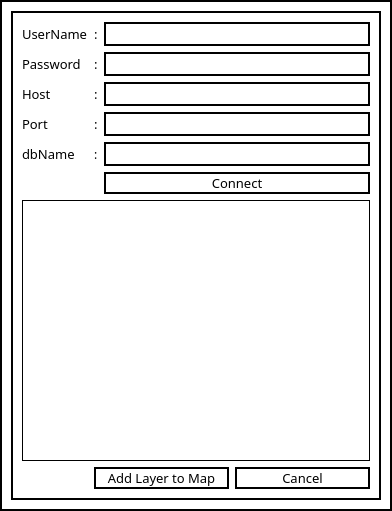
<?xml version="1.0" encoding="UTF-8"?>
<ui version="4.0">
 <class>GeoPostGisLinker</class>
 <widget class="QWidget" name="GeoPostGisLinker">
  <property name="geometry">
   <rect>
    <x>0</x>
    <y>0</y>
    <width>392</width>
    <height>511</height>
   </rect>
  </property>
  <property name="windowTitle">
   <string>Form</string>
  </property>
  <property name="styleSheet">
   <string notr="true">background-color: rgb(255, 255, 255);
border:2px solid black;</string>
  </property>
  <layout class="QGridLayout" name="gridLayout">
   <item row="0" column="0">
    <widget class="QGroupBox" name="groupBox">
     <property name="styleSheet">
      <string notr="true">font: 10pt &quot;Arial Rounded MT Bold&quot;;
</string>
     </property>
     <property name="title">
      <string/>
     </property>
     <layout class="QGridLayout" name="gridLayout_3">
      <item row="0" column="0">
       <widget class="QLabel" name="label">
        <property name="font">
         <font>
          <family>Arial Rounded MT Bold</family>
          <pointsize>10</pointsize>
          <weight>50</weight>
          <italic>false</italic>
          <bold>false</bold>
         </font>
        </property>
        <property name="styleSheet">
         <string notr="true">border:null;</string>
        </property>
        <property name="text">
         <string>UserName</string>
        </property>
       </widget>
      </item>
      <item row="0" column="1">
       <widget class="QLabel" name="label_3">
        <property name="font">
         <font>
          <family>Arial Rounded MT Bold</family>
          <pointsize>10</pointsize>
          <weight>50</weight>
          <italic>false</italic>
          <bold>false</bold>
         </font>
        </property>
        <property name="styleSheet">
         <string notr="true">border:null;</string>
        </property>
        <property name="text">
         <string>:</string>
        </property>
       </widget>
      </item>
      <item row="0" column="2">
       <widget class="QLineEdit" name="UserName_lineEdit">
        <property name="font">
         <font>
          <family>Arial Rounded MT Bold</family>
          <pointsize>10</pointsize>
          <weight>50</weight>
          <italic>false</italic>
          <bold>false</bold>
         </font>
        </property>
       </widget>
      </item>
      <item row="1" column="0">
       <widget class="QLabel" name="label_2">
        <property name="font">
         <font>
          <family>Arial Rounded MT Bold</family>
          <pointsize>10</pointsize>
          <weight>50</weight>
          <italic>false</italic>
          <bold>false</bold>
         </font>
        </property>
        <property name="styleSheet">
         <string notr="true">border:null;</string>
        </property>
        <property name="text">
         <string>Password</string>
        </property>
       </widget>
      </item>
      <item row="1" column="1">
       <widget class="QLabel" name="label_4">
        <property name="font">
         <font>
          <family>Arial Rounded MT Bold</family>
          <pointsize>10</pointsize>
          <weight>50</weight>
          <italic>false</italic>
          <bold>false</bold>
         </font>
        </property>
        <property name="styleSheet">
         <string notr="true">border:null;</string>
        </property>
        <property name="text">
         <string>:</string>
        </property>
       </widget>
      </item>
      <item row="1" column="2">
       <widget class="QLineEdit" name="Password_lineEdit">
        <property name="font">
         <font>
          <family>Arial Rounded MT Bold</family>
          <pointsize>10</pointsize>
          <weight>50</weight>
          <italic>false</italic>
          <bold>false</bold>
         </font>
        </property>
       </widget>
      </item>
      <item row="2" column="0">
       <widget class="QLabel" name="label_5">
        <property name="font">
         <font>
          <family>Arial Rounded MT Bold</family>
          <pointsize>10</pointsize>
          <weight>50</weight>
          <italic>false</italic>
          <bold>false</bold>
         </font>
        </property>
        <property name="styleSheet">
         <string notr="true">border:null;</string>
        </property>
        <property name="text">
         <string>Host</string>
        </property>
       </widget>
      </item>
      <item row="2" column="1">
       <widget class="QLabel" name="label_6">
        <property name="font">
         <font>
          <family>Arial Rounded MT Bold</family>
          <pointsize>10</pointsize>
          <weight>50</weight>
          <italic>false</italic>
          <bold>false</bold>
         </font>
        </property>
        <property name="styleSheet">
         <string notr="true">border:null;</string>
        </property>
        <property name="text">
         <string>:</string>
        </property>
       </widget>
      </item>
      <item row="2" column="2">
       <widget class="QLineEdit" name="Host_lineEdit">
        <property name="font">
         <font>
          <family>Arial Rounded MT Bold</family>
          <pointsize>10</pointsize>
          <weight>50</weight>
          <italic>false</italic>
          <bold>false</bold>
         </font>
        </property>
       </widget>
      </item>
      <item row="3" column="0">
       <widget class="QLabel" name="label_7">
        <property name="font">
         <font>
          <family>Arial Rounded MT Bold</family>
          <pointsize>10</pointsize>
          <weight>50</weight>
          <italic>false</italic>
          <bold>false</bold>
         </font>
        </property>
        <property name="styleSheet">
         <string notr="true">border:null;</string>
        </property>
        <property name="text">
         <string>Port</string>
        </property>
       </widget>
      </item>
      <item row="3" column="1">
       <widget class="QLabel" name="label_8">
        <property name="font">
         <font>
          <family>Arial Rounded MT Bold</family>
          <pointsize>10</pointsize>
          <weight>50</weight>
          <italic>false</italic>
          <bold>false</bold>
         </font>
        </property>
        <property name="styleSheet">
         <string notr="true">border:null;</string>
        </property>
        <property name="text">
         <string>:</string>
        </property>
       </widget>
      </item>
      <item row="3" column="2">
       <widget class="QLineEdit" name="Port_lineEdit">
        <property name="font">
         <font>
          <family>Arial Rounded MT Bold</family>
          <pointsize>10</pointsize>
          <weight>50</weight>
          <italic>false</italic>
          <bold>false</bold>
         </font>
        </property>
       </widget>
      </item>
      <item row="4" column="0">
       <widget class="QLabel" name="label_9">
        <property name="font">
         <font>
          <family>Arial Rounded MT Bold</family>
          <pointsize>10</pointsize>
          <weight>50</weight>
          <italic>false</italic>
          <bold>false</bold>
         </font>
        </property>
        <property name="styleSheet">
         <string notr="true">border:null;</string>
        </property>
        <property name="text">
         <string>dbName</string>
        </property>
       </widget>
      </item>
      <item row="4" column="1">
       <widget class="QLabel" name="label_10">
        <property name="font">
         <font>
          <family>Arial Rounded MT Bold</family>
          <pointsize>9</pointsize>
          <weight>50</weight>
          <italic>false</italic>
          <bold>false</bold>
         </font>
        </property>
        <property name="styleSheet">
         <string notr="true">border:null;
font: 75 9pt &quot;Agency FB&quot;;
font: 9pt &quot;Arial Rounded MT Bold&quot;;</string>
        </property>
        <property name="text">
         <string>:</string>
        </property>
       </widget>
      </item>
      <item row="4" column="2">
       <widget class="QLineEdit" name="dbName_lineEdit">
        <property name="font">
         <font>
          <family>Arial Rounded MT Bold</family>
          <pointsize>10</pointsize>
          <weight>50</weight>
          <italic>false</italic>
          <bold>false</bold>
         </font>
        </property>
       </widget>
      </item>
      <item row="5" column="2">
       <widget class="QPushButton" name="ConnectButton">
        <property name="font">
         <font>
          <family>Arial Rounded MT Bold</family>
          <pointsize>10</pointsize>
          <weight>50</weight>
          <italic>false</italic>
          <bold>false</bold>
         </font>
        </property>
        <property name="text">
         <string>Connect</string>
        </property>
       </widget>
      </item>
      <item row="6" column="0" colspan="3">
       <widget class="QTableWidget" name="layersList">
        <property name="styleSheet">
         <string notr="true">border:1px solid black;</string>
        </property>
       </widget>
      </item>
      <item row="7" column="1" colspan="2">
       <layout class="QGridLayout" name="gridLayout_2">
        <item row="0" column="1">
         <widget class="QPushButton" name="CancelButton">
          <property name="font">
           <font>
            <family>Arial Rounded MT Bold</family>
            <pointsize>10</pointsize>
            <weight>50</weight>
            <italic>false</italic>
            <bold>false</bold>
           </font>
          </property>
          <property name="text">
           <string>Cancel</string>
          </property>
         </widget>
        </item>
        <item row="0" column="0">
         <widget class="QPushButton" name="AddButton">
          <property name="font">
           <font>
            <family>Arial Rounded MT Bold</family>
            <pointsize>10</pointsize>
            <weight>50</weight>
            <italic>false</italic>
            <bold>false</bold>
           </font>
          </property>
          <property name="text">
           <string>Add Layer to Map</string>
          </property>
         </widget>
        </item>
       </layout>
      </item>
     </layout>
    </widget>
   </item>
  </layout>
 </widget>
 <resources/>
 <connections/>
</ui>
